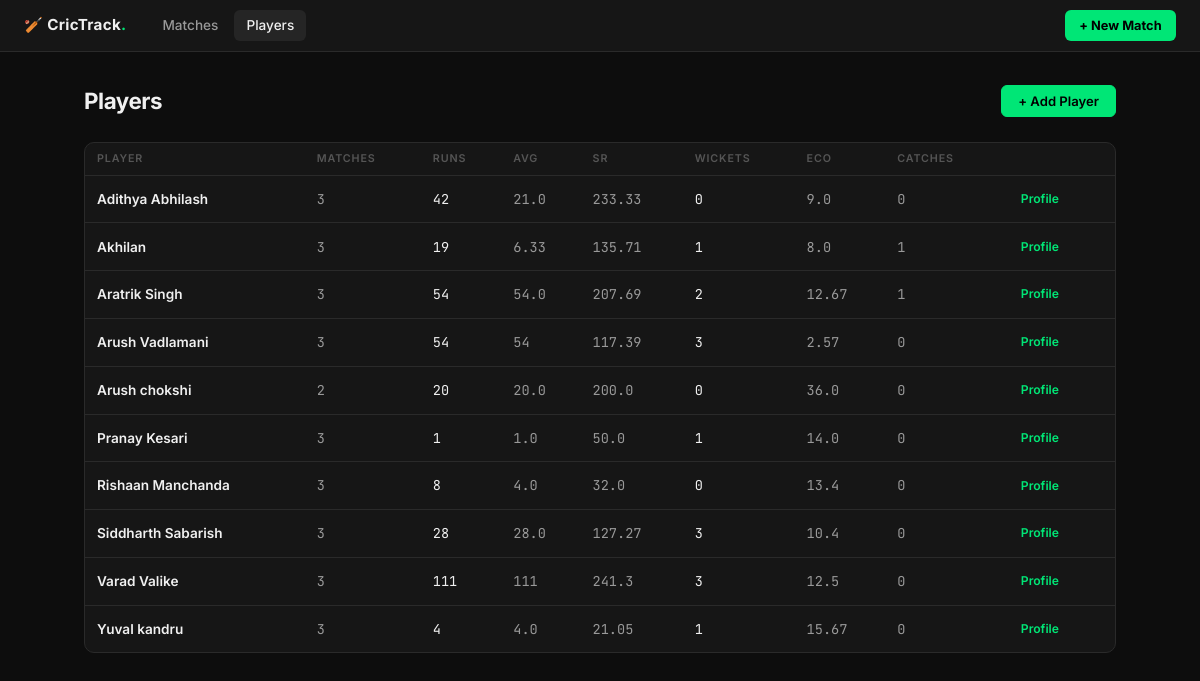
The page /players on the database its author committed.
### app.py (models this page shows)
class Player(db.Model):
    id = db.Column(db.Integer, primary_key=True)
    name = db.Column(db.String(100), nullable=False, unique=True)
    created_at = db.Column(db.DateTime, default=datetime.utcnow)
    batting_innings = db.relationship('BattingPerformance', backref='player', lazy=True)
    bowling_innings = db.relationship('BowlingPerformance', backref='player', lazy=True)
    fielding_innings = db.relationship('FieldingPerformance', backref='player', lazy=True)
    def career_batting(self):
        innings = [b for b in self.batting_innings if b.balls_faced > 0]
        runs = sum(b.runs for b in innings)
        balls = sum(b.balls_faced for b in innings)
        fours = sum(b.fours for b in innings)
        sixes = sum(b.sixes for b in innings)
        dismissals = sum(1 for b in innings if b.dismissed)
        highest = max((b.runs for b in innings), default=0)
        avg = runs / dismissals if dismissals > 0 else runs
        sr = (runs / balls * 100) if balls > 0 else 0
        return {
            'innings': len(innings), 'runs': runs, 'balls': balls,
            'fours': fours, 'sixes': sixes, 'average': round(avg, 2),
            'strike_rate': round(sr, 2), 'highest': highest, 'dismissals': dismissals
        }
    def career_bowling(self):
        innings = [b for b in self.bowling_innings if b.balls_bowled > 0]
        wickets = sum(b.wickets for b in innings)
        runs = sum(b.runs_conceded for b in innings)
        balls = sum(b.balls_bowled for b in innings)
        overs = balls // 6 + (balls % 6) / 10
        economy = (runs / (balls / 6)) if balls > 0 else 0
        avg = runs / wickets if wickets > 0 else None
        return {
            'innings': len(innings), 'wickets': wickets, 'runs': runs,
            'overs': round(overs, 1), 'economy': round(economy, 2),
            'average': round(avg, 2) if avg else '-'
        }
    def career_fielding(self):
        catches = sum(f.catches for f in self.fielding_innings)
        run_outs = sum(f.run_outs for f in self.fielding_innings)
        return {'catches': catches, 'run_outs': run_outs}
    def matches_played(self):
        match_ids = set()
        for b in self.batting_innings:
            match_ids.add(b.match_id)
        for b in self.bowling_innings:
            match_ids.add(b.match_id)
        return len(match_ids)

class BattingPerformance(db.Model):
    id = db.Column(db.Integer, primary_key=True)
    match_id = db.Column(db.Integer, db.ForeignKey('match.id'), nullable=False)
    innings_id = db.Column(db.Integer, db.ForeignKey('innings.id'), nullable=False)
    player_id = db.Column(db.Integer, db.ForeignKey('player.id'), nullable=False)
    runs = db.Column(db.Integer, default=0)
    balls_faced = db.Column(db.Integer, default=0)
    fours = db.Column(db.Integer, default=0)
    sixes = db.Column(db.Integer, default=0)
    dismissed = db.Column(db.Boolean, default=False)
    dismissal_type = db.Column(db.String(50))
    batting_position = db.Column(db.Integer)
    is_active = db.Column(db.Boolean, default=False)

class BowlingPerformance(db.Model):
    id = db.Column(db.Integer, primary_key=True)
    match_id = db.Column(db.Integer, db.ForeignKey('match.id'), nullable=False)
    innings_id = db.Column(db.Integer, db.ForeignKey('innings.id'), nullable=False)
    player_id = db.Column(db.Integer, db.ForeignKey('player.id'), nullable=False)
    balls_bowled = db.Column(db.Integer, default=0)
    runs_conceded = db.Column(db.Integer, default=0)
    wickets = db.Column(db.Integer, default=0)
    wides = db.Column(db.Integer, default=0)
    no_balls = db.Column(db.Integer, default=0)
    is_active = db.Column(db.Boolean, default=False)

### app.py (the view)
@app.route('/players')
def players():
    players = Player.query.order_by(Player.name).all()
    return render_template('players.html', players=players)

### templates/players.html (shortened to what this page needs)
{% extends "base.html" %}
{% block content %}
<div style="display:flex; align-items:center; justify-content:space-between; margin-bottom:1.5rem;">
    <h1 style="margin:0;">Players</h1>
    <button class="btn btn-primary" onclick="document.getElementById('add-modal').style.display='flex'">+ Add Player</button>
</div>
{% if players %}
<div class="card" style="padding:0; overflow:hidden;">
    <table>
        <thead>
            <tr>
                <th>Player</th>
                <th>Matches</th>
                <th>Runs</th>
                <th>Avg</th>
                <th>SR</th>
                <th>Wickets</th>
                <th>Eco</th>
                <th>Catches</th>
                <th></th>
            </tr>
        </thead>
        <tbody>
            {% for player in players %}
            {% set bat = player.career_batting() %}
            {% set bowl = player.career_bowling() %}
            {% set field = player.career_fielding() %}
            <tr>
                <td><a href="/player/{{ player.id }}" style="font-weight:600; color:var(--text);">{{ player.name }}</a></td>
                <td class="mono">{{ player.matches_played() }}</td>
                <td class="mono" style="color:var(--text);">{{ bat.runs }}</td>
                <td class="mono">{{ bat.average }}</td>
                <td class="mono">{{ bat.strike_rate }}</td>
                <td class="mono" style="color:var(--text);">{{ bowl.wickets }}</td>
                <td class="mono">{{ bowl.economy }}</td>
                <td class="mono">{{ field.catches }}</td>
                <td><a href="/player/{{ player.id }}" class="btn btn-secondary btn-sm">Profile</a></td>
            </tr>
            {% endfor %}
        </tbody>
    </table>
</div>
{% else %}
<div class="card empty-state">
    <div style="font-size:3rem; margin-bottom:1rem;">👤</div>
    <p style="color:var(--text-mid);">No players registered yet.</p>
    <button class="btn btn-primary" onclick="document.getElementById('add-modal').style.display='flex'">Add First Player</button>
</div>
{% endif %}
{% endblock %}

### templates/base.html (style rules this page uses)
:root { --bg: #0d0d0d; --surface: #161616; --surface2: #1f1f1f; --surface3: #252525; --border: #2a2a2a; --border2: #333; --accent: #00e676; --accent-dim:#00c853; --amber: #ffb300; --red: #ff4444; --blue: #448aff; --text: #f0f0f0; --text-mid: #999; --text-dim: #555; --radius: 6px; --radius-lg: 10px; }
*, *::before, *::after { box-sizing: border-box; margin: 0; padding: 0; }
body { background: var(--bg); color: var(--text); font-family: 'Inter', sans-serif; font-size: 14px; line-height: 1.5; min-height: 100vh; -webkit-font-smoothing: antialiased; }
h1 { font-size: 1.4rem; font-weight: 700; letter-spacing: -0.02em; margin-bottom: 1.25rem; }
.card { background: var(--surface); border: 1px solid var(--border); border-radius: var(--radius-lg); padding: 1.25rem; margin-bottom: 0.75rem; }
.btn { display: inline-flex; align-items: center; justify-content: center; gap: 0.35rem; padding: 0.42rem 1rem; border-radius: var(--radius); border: 1px solid transparent; cursor: pointer; font-family: 'Inter', sans-serif; font-size: 0.82rem; font-weight: 600; transition: all 0.1s; text-decoration: none; white-space: nowrap; }
.btn-primary { background: var(--accent); color: #000; border-color: var(--accent); }
.btn-sm { padding: 0.28rem 0.6rem; font-size: 0.76rem; }
table { width: 100%; border-collapse: collapse; }
th { font-size: 0.67rem; font-weight: 600; text-transform: uppercase; letter-spacing: 0.08em; color: var(--text-dim); padding: 0.5rem 0.75rem; text-align: left; border-bottom: 1px solid var(--border); }
td { padding: 0.55rem 0.75rem; border-bottom: 1px solid var(--border); color: var(--text-mid); font-size: 0.85rem; }
tr:last-child td { border-bottom: none; }
.mono { font-family: 'JetBrains Mono', monospace; }
a { color: var(--accent); text-decoration: none; }

### rows shown on the page
Player: name "Adithya Abhilash", matches_played "3", runs "42", average "21.0", strike_rate "233.33", wickets "0", economy "9.0", catches "0"
Player: name "Akhilan", matches_played "3", runs "19", average "6.33", strike_rate "135.71", wickets "1", economy "8.0", catches "1"
Player: name "Aratrik Singh", matches_played "3", runs "54", average "54.0", strike_rate "207.69", wickets "2", economy "12.67", catches "1"
Player: name "Arush Vadlamani", matches_played "3", runs "54", average "54", strike_rate "117.39", wickets "3", economy "2.57", catches "0"
Player: name "Arush chokshi", matches_played "2", runs "20", average "20.0", strike_rate "200.0", wickets "0", economy "36.0", catches "0"
Player: name "Pranay Kesari", matches_played "3", runs "1", average "1.0", strike_rate "50.0", wickets "1", economy "14.0", catches "0"
Player: name "Rishaan Manchanda", matches_played "3", runs "8", average "4.0", strike_rate "32.0", wickets "0", economy "13.4", catches "0"
Player: name "Siddharth Sabarish", matches_played "3", runs "28", average "28.0", strike_rate "127.27", wickets "3", economy "10.4", catches "0"
Player: name "Varad Valike", matches_played "3", runs "111", average "111", strike_rate "241.3", wickets "3", economy "12.5", catches "0"
Player: name "Yuval kandru", matches_played "3", runs "4", average "4.0", strike_rate "21.05", wickets "1", economy "15.67", catches "0"
